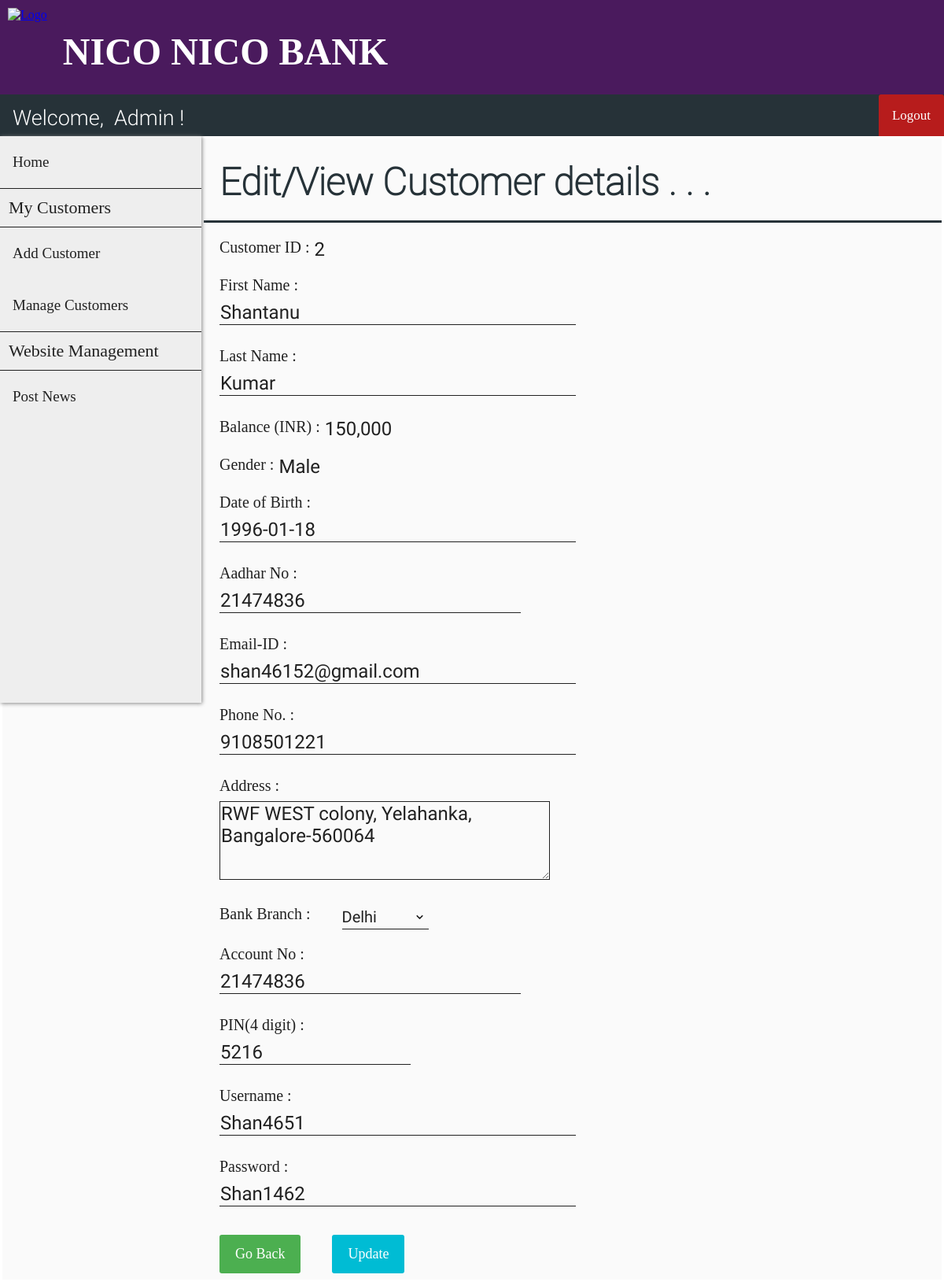
Screenshot of /edit_customer.php?cust_id=2 (signed in) with the database file from the repository.
### tables this page shows
CREATE TABLE `customer` (
  `cust_id` int(11) NOT NULL,
  `first_name` varchar(30) DEFAULT NULL,
  `last_name` varchar(30) DEFAULT NULL,
  `gender` varchar(10) DEFAULT NULL,
  `dob` date DEFAULT NULL,
  `aadhar_no` bigint(12) DEFAULT NULL,
  `email` varchar(30) DEFAULT NULL,
  `phone_no` varchar(20) DEFAULT NULL,
  `address` varchar(255) DEFAULT NULL,
  `branch` varchar(30) DEFAULT NULL,
  `account_no` bigint(12) DEFAULT NULL,
  `pin` int(4) DEFAULT NULL,
  `uname` varchar(30) DEFAULT NULL,
  `pwd` varchar(30) DEFAULT NULL
);

CREATE TABLE `passbook2` (
  `trans_id` int(11) NOT NULL,
  `trans_date` datetime DEFAULT NULL,
  `remarks` varchar(255) DEFAULT NULL,
  `debit` int(11) DEFAULT NULL,
  `credit` int(11) DEFAULT NULL,
  `balance` int(11) DEFAULT NULL
);

### htdocs/edit_customer.php (the view, shortened to what this page needs)
<?php
    include "connect.php";
    include "header.php";
    include "user_navbar.php";
    include "admin_sidebar.php";
    $sql0 = "SELECT * FROM customer WHERE cust_id=".$_SESSION['cust_id'];
    $sql1 = "SELECT * FROM passbook".$_SESSION['cust_id']." WHERE trans_id=(
                    SELECT MAX(trans_id) FROM passbook".$_SESSION['cust_id'].")";
    $result0 = $conn->query($sql0);
    $result1 = $conn->query($sql1);
    if ($result0->num_rows > 0) {
        while($row = $result0->fetch_assoc()) {
            $fname = $row["first_name"];
            $lname = $row["last_name"];
            $gender = $row["gender"];
            $dob = $row["dob"];
            $aadhar = $row["aadhar_no"];
            $email = $row["email"];
            $phno = $row["phone_no"];
            $address = $row["address"];
            $branch = $row["branch"];
            $acno = $row["account_no"];
            $pin = $row["pin"];
            $cus_uname = $row["uname"];
            $cus_pwd = $row["pwd"];
        }
    }
    if ($result1->num_rows > 0) {
        while($row = $result1->fetch_assoc()) {
            $balance = $row["balance"];
        }
    }
?>
<!DOCTYPE html>
<html>
<head>
    <link rel="stylesheet" href="customer_add_style.css">
</head>
<body>
    <form class="add_customer_form" action="edit_customer_action.php" method="post">
        <div class="flex-container-form_header">
            <h1 id="form_header">Edit/View Customer details . . .</h1>
        </div>
        <div class="flex-container">
            <div class=container>
                <label>Customer ID : <label id="info_label"> <?php echo $_SESSION['cust_id'] ?> </label></label>
            </div>
        </div>
        <div class="flex-container">
            <div class=container>
                <label>First Name :</label><br>
                <input name="fname" size="30" type="text" value="<?php echo $fname ?>" required />
            </div>
            <div  class=container>
                <label>Last Name :</b></label><br>
                <input name="lname" size="30" type="text" value="<?php echo $lname ?>" required />
            </div>
        </div>
        <div class="flex-container">
            <div class=container>
                <label>Balance (INR) : <label id="info_label"> <?php echo number_format($balance) ?> </label></label>
            </div>
        </div>
        <div class="flex-container">
            <div class=container>
                <label>Gender :
                    <label id="info_label">
                    <?php
                        if ($gender == "male") {echo "Male";}
                        elseif ($gender == "female") {echo "Female";}
                        else {echo "Others";}
                    ?>
            </div>
        </div>
        <div class="flex-container">
            <div class=container>
                <label>Date of Birth :</label><br>
                <input name="dob" size="30" type="text" placeholder="yyyy-mm-dd" value="<?php echo $dob ?>" required />
            </div>
        </div>
        <div class="flex-container">
            <div class=container>
                <label>Aadhar No :</label><br>
                <input name="aadhar" size="25" type="text" value="<?php echo $aadhar ?>" required />
            </div>
        </div>
        <div class="flex-container">
            <div class=container>
                <label>Email-ID :</label><br>
                <input name="email" size="30" type="text" value="<?php echo $email ?>" required />
            </div>
            <div  class=container>
                <label>Phone No. :</b></label><br>
                <input name="phno" size="30" type="text" value="<?php echo $phno ?>" required />
            </div>
        </div>
        <div class="flex-container">
            <div class=container>
                <label>Address :</label><br>
                <textarea name="address" required /><?php echo $address ?></textarea>
            </div>
        </div>
        <div class="flex-container">
            <div class=container>
                <label>Bank Branch :</label>
            </div>
            <div  class=container>
                <select name="branch">
                    <option value="delhi" <?php if ($branch == 'delhi') {?> selected="selected" <?php }?>>Delhi</option>
                </select>
            </div>
        </div>
        <div class="flex-container">
            <div class=container>
                <label>Account No :</label><br>
                <input name="acno" size="25" type="text" value="<?php echo $acno ?>" required />
            </div>
        </div>
        <div class="flex-container">
            <div  class=container>
                <label>PIN(4 digit) :</b></label><br>
                <input name="pin" size="15" type="text" value="<?php echo $pin ?>" required />
            </div>
        </div>
        <div class="flex-container">
            <div class=container>
                <label>Username :</label><br>
                <input name="cus_uname" size="30" type="text" value="<?php echo $cus_uname ?>" required />
            </div>
            <div  class=container>
                <label>Password :</b></label><br>
                <input name="cus_pwd" size="30" type="text" value="<?php echo $cus_pwd ?>" required />
            </div>
        </div>
        <div class="flex-container">
            <div class="container">
                <a href="/manage_customers.php" class="button">Go Back</a>
            </div>
            <div class="container">
                <button type="submit">Update</button>
            </div>
        </div>
    </form>
</body>
</html>

### htdocs/header_style.css (style rules this page uses)
body { margin: 0; padding: 0; background-color: #FAFAFA; }
h1 { font-family: OpenSans-Light; color: white; font-size: 3rem; line-height: 3rem; margin-top: calc((1.5rem - 2rem) + 2.5rem); margin-bottom: 1.5rem; }

### htdocs/customer_add_style.css (style rules this page uses)
.flex-container { display: -webkit-flex; display: flex; margin-left: 256px; width: auto; height: auto; -webkit-flex-wrap: wrap; flex-wrap: wrap; background-color: #FAFAFA; }
.flex-container-form_header { display: -webkit-flex; display: flex; margin-left: 256px; width: auto; height: auto; background-color: #FAFAFA; border-bottom: 3px solid #263238; }
h1[id="form_header"] { margin-left: 20px; font-family: Roboto-Thin; color: #263238; }
form { border: 3px solid white; width: inherit; margin-left: 0px; }
label { display: block; float: left; color: #212121; font-family: OpenSans-Bold; font-size: 20px; }
label[id="info_label"] { display: block; float: right; margin-left: 6px; font-family: Roboto-Regular; color: #212121; font-size: 24px; }
input[type=text], input[type=password] { font-family: Roboto-Regular; color: #212121; font-size: 24px; width: auto; margin: 8px 0; padding: 1px 1px; border: 0; border-bottom: 1px solid #212121; box-sizing: border-box; background-color: transparent; }
.container { margin-top: 20px; margin-left: 20px; margin-right: 20px; float: left; display: inline-block; }
textarea { font-family: Roboto-Regular; color: #212121; font-size: 24px; height: 100px; width:35vw; max-width: 720px; min-width: 240px; margin: 8px 0; padding: 1px 1px; border: 0; border: 1px solid #212121; box-sizing: border-box; background-color: transparent; }
select { font-family: Roboto-Regular; color: #212121; font-size: 20px; background: url("images/down_arrow.png") 96% / 15% no-repeat #eee; -webkit-appearance: none; -moz-appearance: none; background-color: transparent; width: 130%; padding: 4px 0; border: none; border-bottom: 1px solid #212121; }
button { font-family: OpenSans-Regular; font-size: 18px; background-color: #00BCD4; color: white; padding: 14px 20px; margin: 8px 0; border: none; cursor: pointer; width: 100%; border-radius: 3px; }
.button { background-color: #4CAF50; border: none; color: white; font-family: OpenSans-Regular; font-size: 18px; padding: 14px 20px; margin: 8px 0; text-align: center; text-decoration: none; display: inline-block; border-radius: 3px; cursor: pointer; }

### rows the page displays
customer: fname "Shantanu", lname "Kumar", dob "1996-01-18", aadhar "21474836", email "shan46152@gmail.com", phno "9108501221", address "RWF WEST colony, Yelahanka, Bangalore-560064", branch "Delhi", acno "21474836", pin "5216", cus_uname "Shan4651", cus_pwd "Shan1462"
passbook2: balance "150,000"

### other values shown
$_SESSION['cust_id'] "2"
